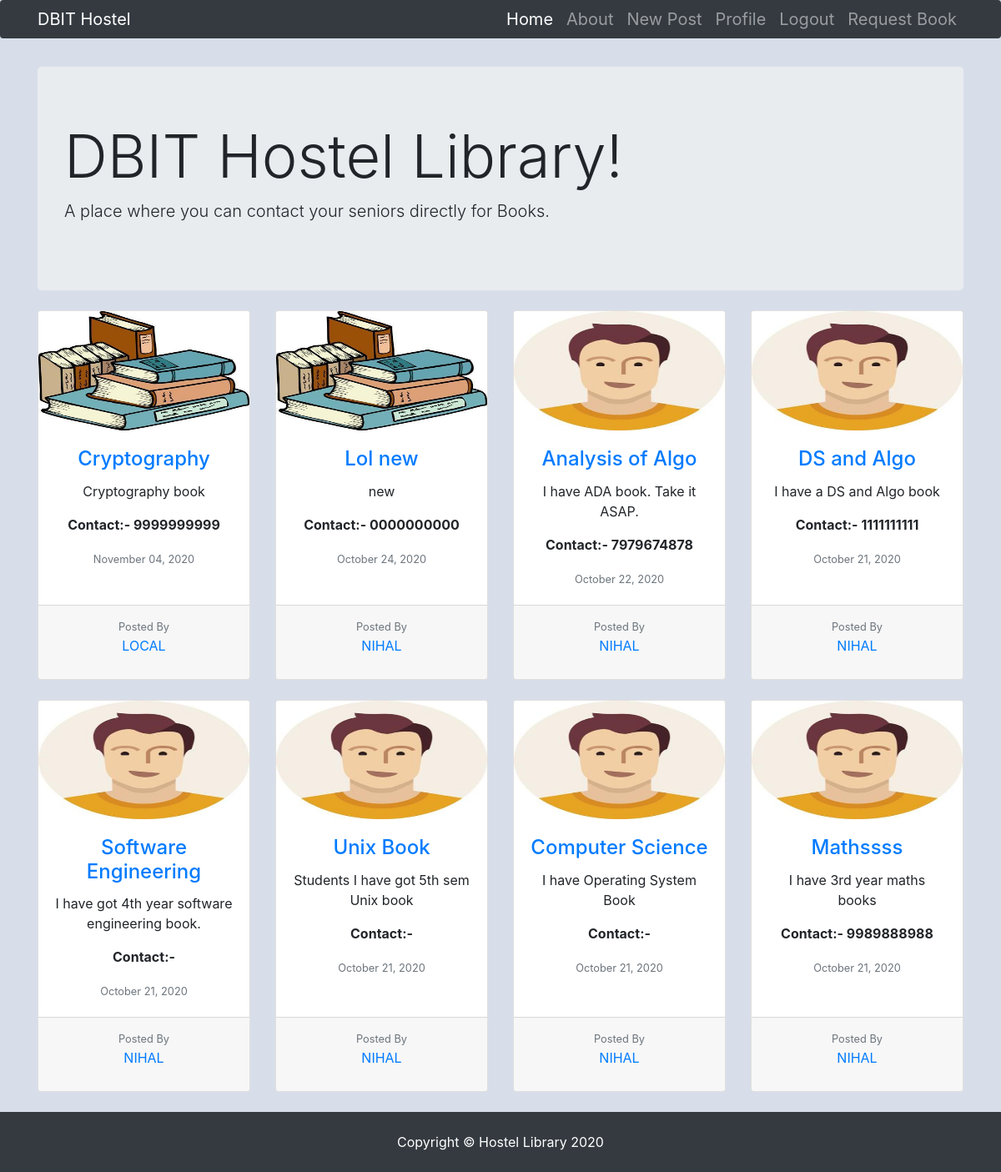
The app's page / (signed in) with its own data.
### books/models.py (models this page shows, shortened)
class Post(models.Model):
    book_name = models.CharField(max_length=35)
    book_description = models.TextField(max_length=50)
    book_image = models.ImageField(default='book.jpg', upload_to='book_pics')
    date_posted = models.DateTimeField(default=timezone.now)
    author = models.ForeignKey(User, on_delete=models.CASCADE)
    phone_regex = RegexValidator(regex=r'^\d{10}$', message="Check your format of phone number. Up to 10 digits allowed.")
    phone_number = models.CharField(validators=[phone_regex], max_length=10, default="0000000000") # validators should be a list

### books/views.py (the view)
# urls.py: path('', views.index, name='index'),
def index(request):
    posts = Post.objects.order_by('-date_posted')
    context = {
        'posts':posts
    }
    return render(request, 'books/index.html', context)

### books/templates/books/index.html (shortened to what this page needs)
{% load static %}
<!DOCTYPE html>
<html lang="en">
<head>
  <link href="{% static 'books/bootstrap.min.css' %}" rel="stylesheet">
  <link href="{% static 'books/heroic-features.css' %}" rel="stylesheet">
</head>
<body>
  <nav class="navbar navbar-expand-lg navbar-dark bg-dark fixed-top navbar-toggler">
    <div class="container">
      <a class="navbar-brand" href="{% url 'index' %}">DBIT Hostel</a>
      <div class="collapse navbar-collapse" id="navbarResponsive">
        <ul class="navbar-nav ml-auto">
          <li class="nav-item active">
            <a class="nav-link" href="{% url 'index' %}">Home
            </a>
          </li>
          <li class="nav-item">
            <a class="nav-link" href="{% url 'about' %}">About</a>
          </li>
          <li class="nav-item">
              {% if user.is_authenticated %}
              <li class="nav-item">
                <a class="nav-link" href="{% url 'post-create' %}">New Post</a>
              </li>
              <li class="nav-item">
                <a class="nav-link" href="{% url 'profile' %}">Profile</a>
              </li>
              <li class="nav-item">
                <a class="nav-link" href="{% url 'logout' %}">Logout</a>
              </li>
              {% endif %}
              <li class="nav-item">
                <a class="nav-link" href="{% url 'book-request' %}">Request Book</a>
              </li>
          </li>
        </ul>
      </div>
    </div>
  </nav>
  <div class="container">
    <header class="jumbotron my-4">
      <h1 class="display-3">DBIT Hostel Library!</h1>
      <p class="lead">A place where you can contact your seniors directly for Books.</p>
    </header>
    <div class="row text-center">
        {% for post in posts %}
      <div class="col-lg-3 col-md-6 mb-4">
        <div class="card h-100">
            <div class="embed-responsive embed-responsive-16by9">
          <img class="card-img-top embed-responsive-item" src="{{ post.book_image.url }}" alt="">
        </div>
          <div class="card-body">
            <a href="{% url 'post-detail' post.id %}"><h4 class="card-title">{{ post.book_name }}</h4></a>
            <p class="card-text">{{ post.book_description }}</p>
            <p><strong>Contact:- {{ post.phone_number }}</strong></p>
            <small class="text-muted">{{ post.date_posted|date:"F d, Y" }}</small>
          </div>
          <div class="card-footer">
            <small class="text-muted">Posted By</small>
            <a class="text-uppercase" href="{% url 'author-detail' post.author.id %}"><p class="text-uppercase">{{ post.author }}</p></a>
          </div>
        </div>
      </div>
      {% endfor %}
    </div>
  </div>
  <footer class="py-4 bg-dark">
    <div class="container">
      <p class="m-0 text-center text-white">Copyright &copy; Hostel Library 2020</p>
    </div>
  </footer>
</body>
</html>

### books/static/books/heroic-features.css (style rules this page uses)
body { padding-top: 56px; }

### books/templates/books/index.html (style rules this page uses)
body { background-color: #D8DEE9; }

### records on screen
Post: book_image (picture), book_name "Cryptography", book_description "Cryptography book", phone_number "9999999999", date_posted "November 04, 2020", author "LOCAL"
Post: book_image (picture), book_name "Lol new", book_description "new", phone_number "0000000000", date_posted "October 24, 2020", author "NIHAL"
Post: book_image (placeholder picture), book_name "Analysis of Algo", book_description "I have ADA book. Take it ASAP.", phone_number "7979674878", date_posted "October 22, 2020", author "NIHAL"
Post: book_image (placeholder picture), book_name "DS and Algo", book_description "I have a DS and Algo book", phone_number "1111111111", date_posted "October 21, 2020", author "NIHAL"
Post: book_image (placeholder picture), book_name "Software Engineering", book_description "I have got 4th year software engineering book.", date_posted "October 21, 2020", author "NIHAL"
Post: book_image (placeholder picture), book_name "Unix Book", book_description "Students I have got 5th sem Unix book", date_posted "October 21, 2020", author "NIHAL"
Post: book_image (placeholder picture), book_name "Computer Science", book_description "I have Operating System Book", date_posted "October 21, 2020", author "NIHAL"
Post: book_image (placeholder picture), book_name "Mathssss", book_description "I have 3rd year maths books", phone_number "9989888988", date_posted "October 21, 2020", author "NIHAL"
